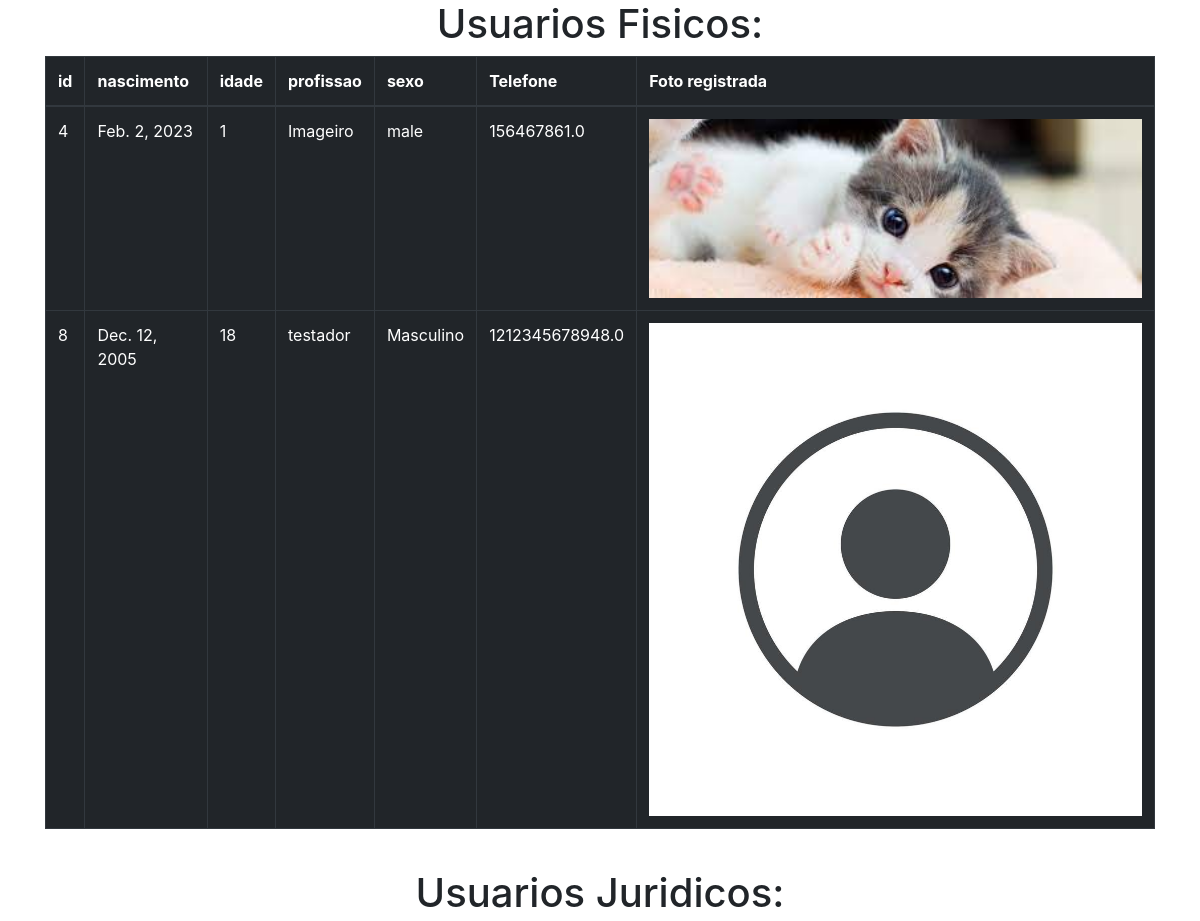
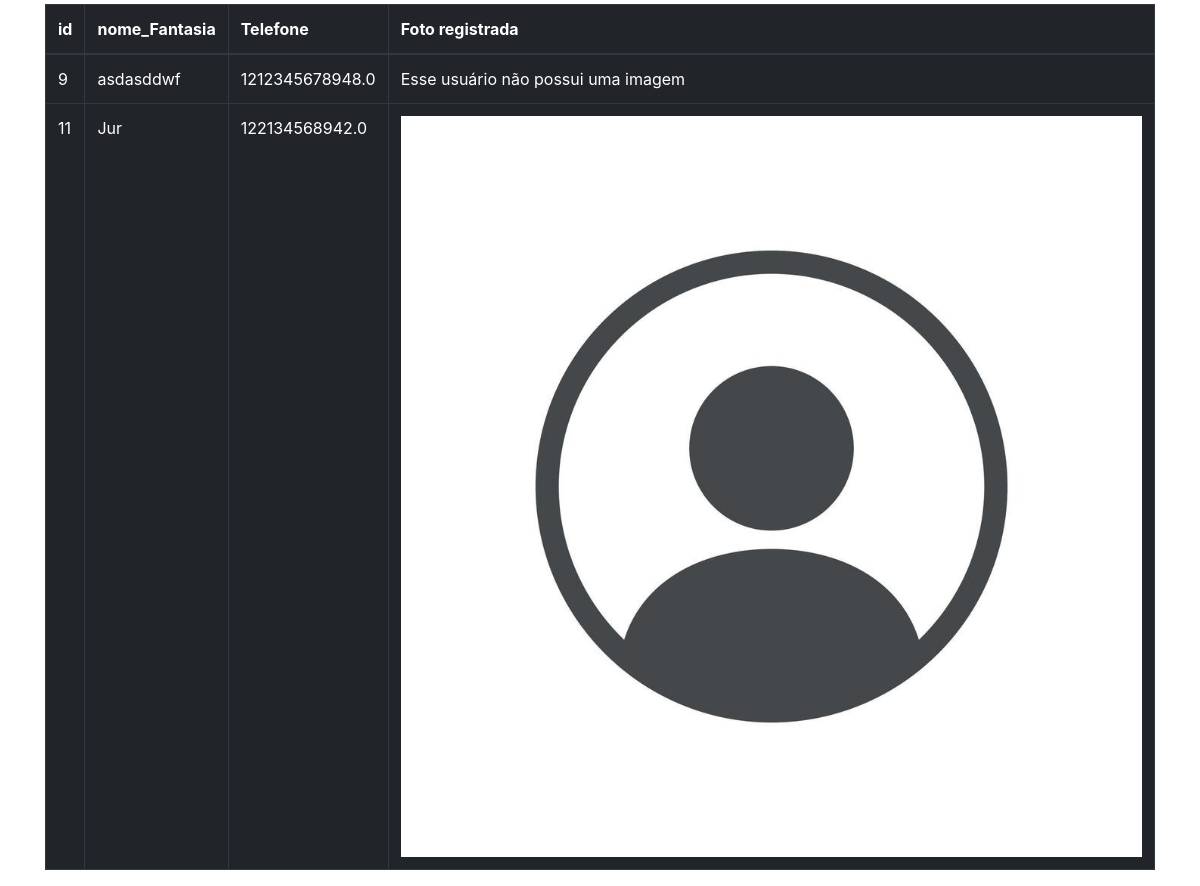
The app's page /read/ (signed in) with its own data (2 pictures, top to bottom).
### app_PP/models.py (models this page shows)
class Usuario_Fisico(models.Model):
    fis_user = models.OneToOneField(User, on_delete=models.CASCADE)
    fis_id = models.AutoField(primary_key=True)
    fis_foto = models.ImageField(upload_to='imgs/', blank = True, validators=[FileExtensionValidator(['jpg', 'jpeg', 'png', 'webp'], 'apenas imagens são aceitas')])
    fis_idade = models.IntegerField()
    fis_sexo = models.CharField(max_length=15)
    fis_nascimento = models.DateField()
    fis_profissao = models.CharField(max_length=100)
    fis_telefone = models.FloatField(validators=[telefone])

class Usuario_Juridico(models.Model):
    jur_user = models.OneToOneField(User, on_delete=models.CASCADE)
    jur_id = models.AutoField(primary_key=True)
    jur_nome_fantasia = models.CharField(max_length=100)
    jur_telefone = models.FloatField(validators=[telefone])
    jur_foto = models.ImageField(upload_to='imgs2/',blank = True, validators=[FileExtensionValidator(['jpg', 'jpeg', 'png', 'webp'], 'apenas imagens são aceitas')])

### app_PP/views.py (the view)
# urls.py: path('read/', read, name='read'),
def read(request):
    if request.user.is_authenticated:
        Objetos = {
            'usuarios': Usuario_Fisico.objects.all(),
            'usuariosJ': Usuario_Juridico.objects.all(),
            'users': User.objects.all()
        }
        return render(request, 'usuarios/dashboard.html', Objetos)
    else:
        return redirect('login')

### app_PP/templates/usuarios/dashboard.html (shortened to what this page needs)
<!DOCTYPE html>
<html lang="en">
<head>
    <link rel="stylesheet" href="https://cdn.jsdelivr.net/npm/bootstrap@4.1.3/dist/css/bootstrap.min.css">
</head>
<body>
    <div class="container">
        <h1 style="display: flex; justify-content: center;">Usuarios Fisicos:</h1>
        <table class="table table-bordered table-dark">
            <thead>
                <th scope="col">id</th>
                <th scope="col">nascimento</th>
                <th scope="col">idade</th>
                <th scope="col">profissao</th>
                <th scope="col">sexo</th>
                <th scope="col">Telefone</th>
                <th scope="col">Foto registrada</th>
            </thead>
            <tbody>
                {% for usuario in usuarios %}
                <tr>
                    <td scoper="row">{{usuario.fis_id}}</td>
                    <td>{{usuario.fis_nascimento}}</td>
                    <td>{{usuario.fis_idade}}</td>
                    <td>{{usuario.fis_profissao}}</td>
                    <td>{{usuario.fis_sexo}}</td>
                    <td>{{usuario.fis_telefone}}</td>
                    {% if usuario.fis_foto != '' %}
                        <td><img src="{{usuario.fis_foto.url}}" alt="Lights" style="width:100%"></td>
                    {%else%}
                        <td>Esse usuário não possui uma imagem</td>
                    {%endif%}
                </tr>
                {% endfor %}
            </tbody>
        </table>
        <br>
        <h1 style="display: flex; justify-content: center;">Usuarios Juridicos:</h1>
        <table class="table table-bordered table-dark">
            <thead>
                <tr>
                    <th scope="col">id</th>
                    <th scope="col">nome_Fantasia</th>
                    <th scope="col">Telefone</th>
                    <th scope="col">Foto registrada</th>
                </tr>
            </thead>
            <tbody>
                {% for usuario2 in usuariosJ %}
                <tr>
                    <td scope="row">{{usuario2.jur_id}}</td>
                    <td>{{usuario2.jur_nome_fantasia}}</td>
                    <td>{{usuario2.jur_telefone}}</td>
                    {% if usuario2.jur_foto != '' %}
                        <td><img src="{{usuario2.jur_foto.url}}" alt="Lights" style="width:100%"></td>
                    {%else%}
                        <td>Esse usuário não possui uma imagem</td>
                    {%endif%}
                </tr>
                {% endfor %}
            </tbody>
        </table>
    </div>
</body>
</html>

### records on screen
Usuario_Fisico: fis_id "4", fis_nascimento "Feb. 2, 2023", fis_idade "1", fis_profissao "Imageiro", fis_sexo "male", fis_telefone "156467861.0", fis_foto (picture)
Usuario_Fisico: fis_id "8", fis_nascimento "Dec. 12, 2005", fis_idade "18", fis_profissao "testador", fis_sexo "Masculino", fis_telefone "1212345678948.0", fis_foto (picture)
Usuario_Juridico: jur_id "9", jur_nome_fantasia "asdasddwf", jur_telefone "1212345678948.0", jur_foto "Esse usuário não possui uma imagem"
Usuario_Juridico: jur_id "11", jur_nome_fantasia "Jur", jur_telefone "122134568942.0", jur_foto (picture)
